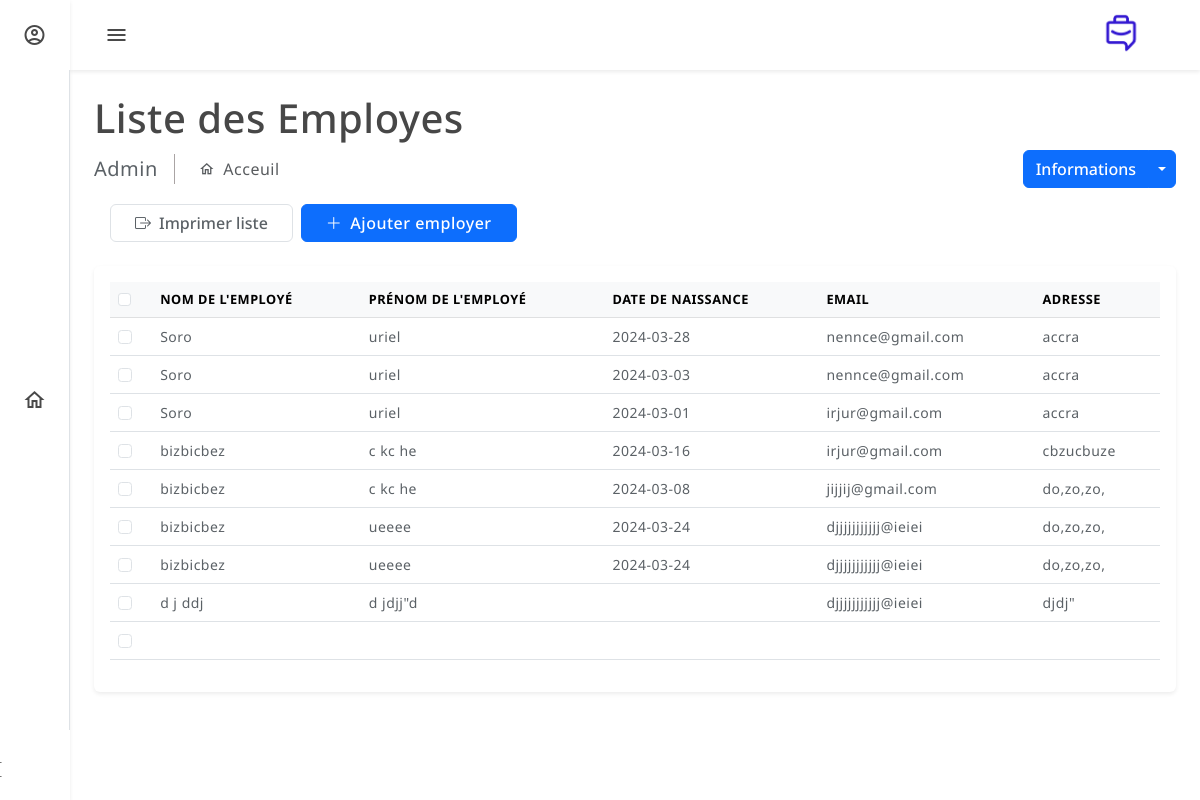
The app's page /backend/gct16/ with its own data.
### backend/models.py (models this page shows, shortened)
class GCT16(models.Model):
    nom_employe = models.CharField(max_length=100)
    prenom_employe = models.CharField(max_length=200)
    date_naissance = models.CharField(max_length=15)
    adresse = models.CharField(max_length=15)
    telephone = models.CharField(max_length=15)
    email = models.EmailField()

### backend/views.py (the view)
# urls.py: path('gct16/', views.gct16_list, name='gct16_list'),
def gct16_list(request):
    gct16_items = GCT16.objects.all()
    return render(request, 'liste_employe.html', {'gct16_items': gct16_items})

### templates/liste_employe.html (shortened to what this page needs)
<!doctype html>
<html lang="en" data-bs-theme="light">
<head>
  {% load static %}
  <link href="{% static 'assets/plugins/perfect-scrollbar/css/perfect-scrollbar.css' %}" rel="stylesheet">
  <link rel="stylesheet" type="text/css" href="{% static 'assets/plugins/metismenu/metisMenu.min.css' %}">
  <link rel="stylesheet" type="text/css" href="{% static 'assets/plugins/metismenu/mm-vertical.css' %}">
  <link href="{% static 'assets/css/bootstrap.min.css' %}" rel="stylesheet">
  <link href="{% static 'assets/css/bootstrap-extended.css' %}" rel="stylesheet">
  <link href="{% static 'sass/main.css' %}" rel="stylesheet">
  <link href="{% static 'sass/dark-theme.css' %}" rel="stylesheet">
  <link href="{% static 'sass/semi-dark.css' %}" rel="stylesheet">
  <link href="{% static 'sass/bordered-theme.css' %}" rel="stylesheet">
  <link href="{% static 'sass/responsive.css' %}" rel="stylesheet">
</head>
<body>
  <header class="top-header">
    <nav class="navbar navbar-expand align-items-center justify-content-between gap-3">
      <div class="btn-toggle">
        <a href="#offcanvasPrimaryMenu" data-bs-toggle="offcanvas"><i  class="material-icons-outlined" >menu</i></a>
      </div>
        <div class="container-fluid">
          <a class="navbar-brand ms-auto me-2" href="#">
            <img src="{% static 'assets/images/logo.png' %}" class="mb-4 rounded-circle" width="30" height="30" alt="">
          </a>
        </div>
    </nav>
  </header>
    <aside class="mini-sidebar d-flex align-items-center flex-column justify-content-between">
      <div class="user">
        <a href="#offcanvasUserDetails" data-bs-toggle="offcanvas" class="user-icon">
          <i class="material-icons-outlined">account_circle</i>
        </a>
      </div>
      <div class="quick-menu">
        <nav class="nav flex-column gap-1">
          <a class="nav-link" href="{% url 'appel_offres' %}"><i class="material-icons-outlined">home</i></a>
        </nav>
      </div>
      <div class="mini-footer dark-mode">
        <a href="javascript:;" class="footer-icon dark-mode-icon">
          <i class="material-icons-outlined">Indi</i>
        </a>
      </div>
    </aside>
  <main class="main-wrapper">
    <div class="main-content">
 <h1>Liste des Employes </h1>
 <div class="page-breadcrumb d-none d-sm-flex align-items-center mb-3">
  <div class="breadcrumb-title pe-3">Admin</div>
  <div class="ps-3">
    <nav aria-label="breadcrumb">
      <ol class="breadcrumb mb-0 p-0">
        <li class="breadcrumb-item active" aria-current="page">Acceuil</li>
      </ol>
    </nav>
  </div>
  <div class="ms-auto">
    <div class="btn-group">
      <button type="button" class="btn btn-primary">Informations</button>
      <button type="button" class="btn btn-primary split-bg-primary dropdown-toggle dropdown-toggle-split" data-bs-toggle="dropdown">	<span class="visually-hidden">Toggle Dropdown</span>
      </button>
    </div>
  </div>
</div>
<div class="row g-3">
  <div class="col-auto">
  </div>
  <div class="col-auto">
    <div class="d-flex align-items-center gap-2 justify-content-lg-end">
       <button class="btn btn-filter px-4"><i class="bi bi-box-arrow-right me-2"></i>Imprimer liste</button>
       <a class="btn btn-primary px-4" href="{% url 'ajouter_employe' %}"><i class="bi bi-plus-lg me-2"></i>Ajouter employer</a>
    </div>
  </div>
</div>
<div class="card mt-4">
    <div class="card-body">
      <div class="customer-table">
        <div class="table-responsive white-space-nowrap">
           <table class="table align-middle">
            <thead class="table-light">
              <tr>
                <th>
                  <input class="form-check-input" type="checkbox">
                </th>
                <th>Nom de l'employé</th>
                <th>Prénom de l'employé</th>
                <th>Date de naissance</th>
                <th>Email</th>
                <th>Adresse</th>
              </tr>
             </thead>
             <tbody>
               {% for gct16_item in gct16_items %}
               <tr>
                 <td>
                   <input class="form-check-input" type="checkbox">
                 </td>
                 <td>{{ gct16_item.nom_employe }}</td>
                 <td>{{ gct16_item.prenom_employe }}</td>
                 <td>{{ gct16_item.date_naissance }}</td>
                 <td>{{ gct16_item.email }}</td>
                 <td>{{ gct16_item.adresse }}</td>
               </tr>
               {% endfor %}
             </tbody>
           </table>
        </div>
      </div>
    </div>
  </div>
  </main>
</body>
</html>

### static/sass/main.css (style rules this page uses)
body { font-size: 14px; font-family: "Noto Sans", sans-serif; letter-spacing: 0.5px; background-color: d9e4ef3; }
a { text-decoration: none; }
input::placeholder { color: #000 !important; opacity: 0.3 !important; }
.top-header .navbar { background-color: #ffffff; height: 70px; position: fixed; left: 70px; right: 0; top: 0; padding: 0 1.5rem; z-index: 10; box-shadow: 0 0.125rem 0.25rem rgba(0, 0, 0, 0.08); }
.top-header .btn-toggle a { display: flex; align-items: center; justify-content: center; color: #494949; width: 45px; height: 45px; border-radius: 50%; transition: all 0.3s; }
.mini-sidebar { position: fixed; left: 0; top: 0; bottom: 0; width: 70px; height: 100%; background-color: rgb(255, 255, 255); border-right: 1px solid #dee2e6; z-index: 12; transition: 0.3s all; box-shadow: 0 0.125rem 0.25rem rgba(0, 0, 0, 0.08); }
.mini-sidebar .user { display: flex; align-items: center; justify-content: center; flex-shrink: 0; width: 70px; height: 70px; z-index: 2; cursor: pointer; background-color: #fff; }
.mini-sidebar .user .user-icon { display: flex; align-items: center; justify-content: center; color: #494949; width: 45px; height: 45px; border-radius: 50%; transition: all 0.3s; }
.mini-sidebar .quick-menu .nav-link { display: flex; align-items: center; justify-content: center; color: #494949; width: 45px; height: 45px; border-radius: 50%; transition: all 0.3s; }
.mini-sidebar .mini-footer { display: flex; align-items: center; justify-content: center; flex-shrink: 0; width: 70px; height: 70px; z-index: 2; cursor: pointer; background-color: #fff; }
.mini-sidebar .mini-footer .footer-icon { display: flex; align-items: center; justify-content: center; color: #494949; width: 45px; height: 45px; border-radius: 50%; transition: all 0.3s; }
.main-wrapper { margin-top: 70px; margin-left: 70px; }
.main-wrapper .main-content { padding: 1.5rem; }
.main-wrapper .main-content .breadcrumb-title { font-size: 20px; border-right: 1.5px solid #aaa4a4; }
.main-wrapper .main-content .page-breadcrumb .breadcrumb li.breadcrumb-item { font-size: 16px; }
.main-wrapper .main-content .page-breadcrumb .breadcrumb-item + .breadcrumb-item::before { display: inline-block; padding-right: 0.5rem; font-family: "Material Icons Outlined"; content: "\e88a"; }
.main-wrapper .main-content .customer-table table thead { font-size: 0.8rem; text-transform: uppercase; font-weight: 400; }

### templates/liste_employe.html (style rules this page uses)
.navbar-brand img { margin-top: 20px; width: 70px; height: 70px; object-fit: cover; }

### records on screen
GCT16: nom_employe "Soro", prenom_employe "uriel", date_naissance "2024-03-28", email "nennce@gmail.com", adresse "accra"
GCT16: nom_employe "Soro", prenom_employe "uriel", date_naissance "2024-03-03", email "nennce@gmail.com", adresse "accra"
GCT16: nom_employe "Soro", prenom_employe "uriel", date_naissance "2024-03-01", email "irjur@gmail.com", adresse "accra"
GCT16: nom_employe "bizbicbez", prenom_employe "c kc he", date_naissance "2024-03-16", email "irjur@gmail.com", adresse "cbzucbuze"
GCT16: nom_employe "bizbicbez", prenom_employe "c kc he", date_naissance "2024-03-08", email "jijjij@gmail.com", adresse "do,zo,zo,"
GCT16: nom_employe "bizbicbez", prenom_employe "ueeee", date_naissance "2024-03-24", email "djjjjjjjjjjj@ieiei", adresse "do,zo,zo,"
GCT16: nom_employe "bizbicbez", prenom_employe "ueeee", date_naissance "2024-03-24", email "djjjjjjjjjjj@ieiei", adresse "do,zo,zo,"
GCT16: nom_employe "d j ddj", prenom_employe "d jdjj\"d", email "djjjjjjjjjjj@ieiei", adresse "djdj\""
